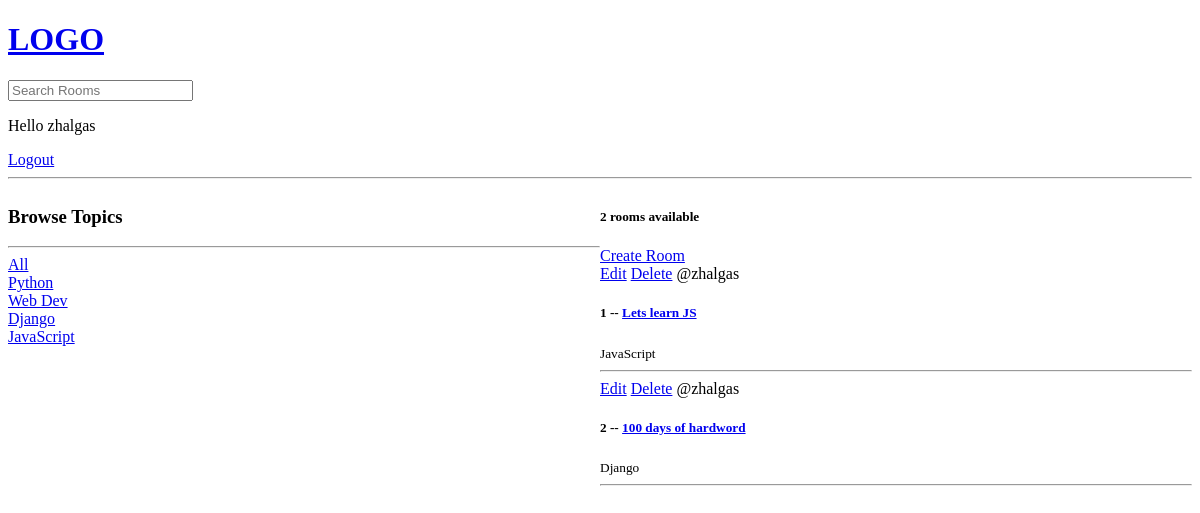
The app's page / (signed in), older data.
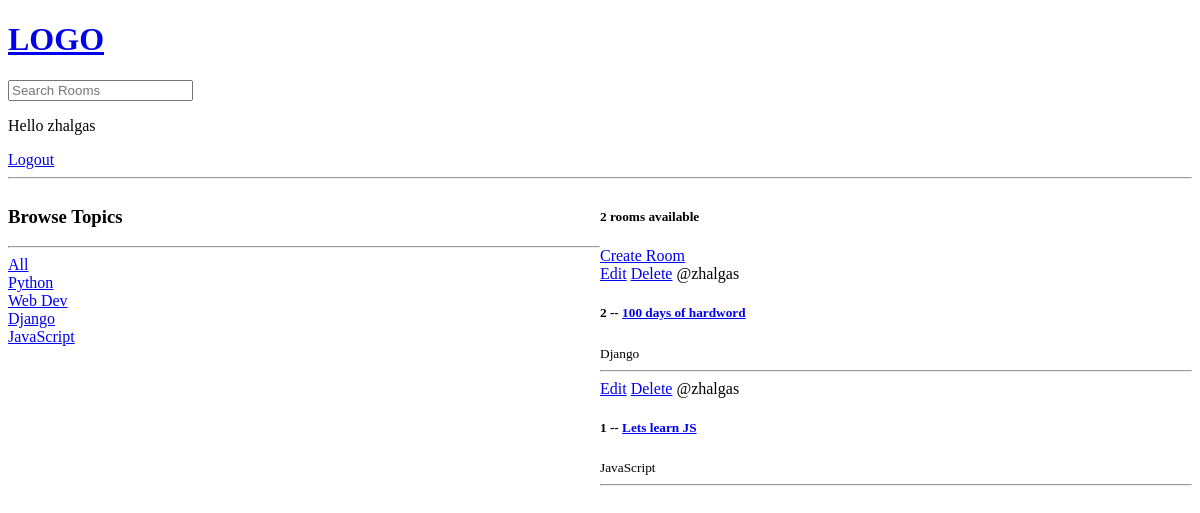
The same page, newer data.
### baseapp/models.py (models this page shows, shortened)
class Topic(models.Model):
    name = models.CharField(max_length=200)

class Room(models.Model):
    host = models.ForeignKey(User, on_delete = SET_NULL, null=True)
    topic = models.ForeignKey(Topic, on_delete = models.SET_NULL, null=True)
    name = models.CharField(max_length=200)
    description = models.TextField(null = True, blank = True)
    participants = models.ManyToManyField(User, related_name='participants', blank=True)
    updated = models.DateTimeField(auto_now=True)
    created = models.DateTimeField(auto_now_add=True)
    class Meta:
        ordering = ['-updated', '-created']

### baseapp/views.py (the view)
# urls.py: path('', views.home, name = 'home'),
def home(request):
    q = request.GET.get('q', '')
    rooms = Room.objects.filter(
        Q(topic__name__icontains = q) |
        Q(name__icontains = q) |
        Q(description__icontains = q)
    )
    topics = Topic.objects.all()
    room_count = rooms.count()
    context = {'rooms': rooms, 'topics': topics, 'room_count': room_count}
    return render(request, 'baseapp/home.html', context)

### baseapp/templates/baseapp/home.html (shortened to what this page needs)
{% extends 'main.html' %}
{% block content %}
<div class="home-container">
    <div>
        <h3>Browse Topics</h3>
        <hr>
        <div>
                <a href="{% url 'home' %}">All</a>
        </div>
        {% for topic in topics %}
            <div>
                <a href="{% url 'home' %}?q={{ topic.name }}">{{ topic.name }}</a>
            </div>
        {% endfor %}
    </div>
    <div>
        <h5>{{ room_count }} rooms available</h5>
        <a href="{%  url 'create-room' %}">Create Room</a>
        <div>
            {%  for room in rooms %}
                <div>
                    {% if request.user == room.host %}
                    <a href="{% url 'update-room' room.id %}">Edit</a>
                    <a href="{% url 'delete-room' room.id %}">Delete</a>
                    {% endif %}
                    <span>@{{ room.host.username }}</span>
                    <h5>{{ room.id }} -- <a href="{% url 'room' room.id %}">{{ room.name }}</a></h5>
                    <small>{{ room.topic.name }}</small>
                    <hr>
                </div>
            {% endfor %}
        </div>
    </div>
</div>
{% endblock content %}

Row changes from the older to the newer data that the page shows:
changed Room "100 days of hardword": moves up the list
